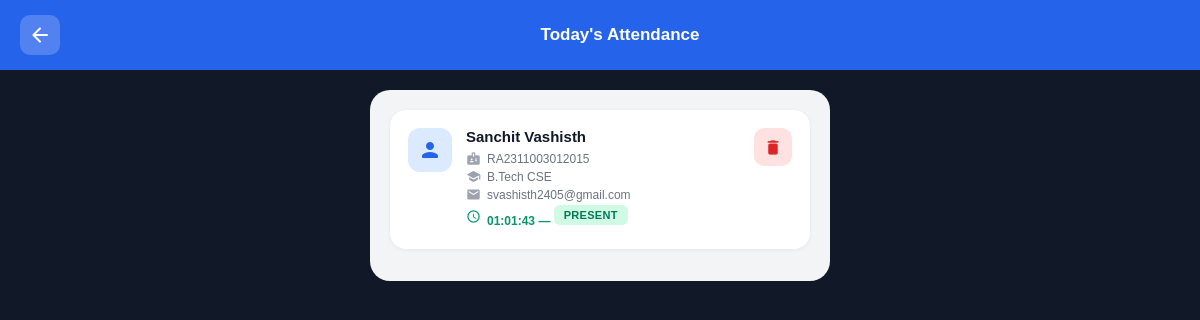
The app's page /faculty/present_today (signed in) with its own data.
### tables this page shows
CREATE TABLE attendance (
            id INTEGER PRIMARY KEY AUTOINCREMENT,
            student_id INTEGER NOT NULL,
            session_id INTEGER,
            date TEXT NOT NULL,
            time TEXT NOT NULL,
            status TEXT NOT NULL DEFAULT 'Present',
            FOREIGN KEY (student_id) REFERENCES students(id),
            FOREIGN KEY (session_id) REFERENCES sessions(id),
            UNIQUE(student_id, session_id, date)
        );

CREATE TABLE students (
            id INTEGER PRIMARY KEY AUTOINCREMENT,
            user_id INTEGER NOT NULL,
            roll_number TEXT UNIQUE NOT NULL,
            department TEXT NOT NULL,
            face_encoding BLOB,
            FOREIGN KEY (user_id) REFERENCES users(id)
        );

### app.py (the view)
@app.route('/faculty/present_today')
def faculty_present_today():
    if not login_required(role='faculty'):
        return redirect(url_for('home'))
    user_id = session['user_id']
    today = date.today().isoformat()
    conn = get_db()
    faculty = conn.execute("SELECT id FROM faculty WHERE user_id = ?", (user_id,)).fetchone()
    if not faculty:
        conn.close()
        return redirect(url_for('faculty_dashboard'))
    students = conn.execute('''
        SELECT s.id, u.name, u.email, s.roll_number, s.department,
               a.time, a.status, a.id as attendance_id
        FROM attendance a
        JOIN students s ON a.student_id = s.id
        JOIN users u ON s.user_id = u.id
        LEFT JOIN sessions sess ON a.session_id = sess.id
        WHERE a.date = ? AND (sess.faculty_id = ? OR a.session_id IS NULL)
        GROUP BY a.student_id
        ORDER BY a.time DESC
    ''', (today, faculty['id'])).fetchall()
    conn.close()
    return render_template('manage_students.html',
                           students=students,
                           mode='today',
                           title="Today's Attendance")

### app.py (called while the page is built)
def login_required(role=None):
    if 'user_id' not in session:
        return False
    if role and session.get('role') != role:
        return False
    return True

### database.py (called while the page is built)
def get_db():
    conn = sqlite3.connect(DB_PATH, timeout=30)
    conn.row_factory = sqlite3.Row
    conn.execute("PRAGMA journal_mode = WAL")
    conn.execute("PRAGMA foreign_keys = ON")
    return conn

### templates/manage_students.html (shortened to what this page needs)
{% extends 'base.html' %}
{% block head %}
<link rel="stylesheet" href="/static/css/manage_students.css">
{% endblock %}
{% block content %}
<div class="topbar">
    <a href="{% if session['role'] == 'admin' %}/admin_dashboard{% else %}/faculty_dashboard{% endif %}"
        class="back-btn"><span class="material-icons-round">arrow_back</span></a>
    <h3>{{ title }}</h3>
</div>
<div class="container">
    {% for s in students %}
    <div class="student-card">
        <div class="student-avatar">
            <span class="material-icons-round">person</span>
        </div>
        <div class="student-info">
            <h3>{{ s.name }}</h3>
            <div class="detail-row">
                <span class="material-icons-round small-icon">badge</span>
                <span>{{ s.roll_number }}</span>
            </div>
            <div class="detail-row">
                <span class="material-icons-round small-icon">school</span>
                <span>{{ s.department }}</span>
            </div>
            <div class="detail-row">
                <span class="material-icons-round small-icon">email</span>
                <span>{{ s.email }}</span>
            </div>
            {% if mode == 'today' %}
            <div class="detail-row attendance-time">
                <span class="material-icons-round small-icon">schedule</span>
                <span>{{ s.time }} — <span
                        class="status-badge {% if s.status == 'Present' %}status-present{% else %}status-absent{% endif %}">{{
                        s.status }}</span></span>
            </div>
            {% endif %}
        </div>
        {% if session['role'] == 'admin' or (session['role'] == 'faculty' and mode == 'today') %}
        <div class="student-actions">
            {% if mode == 'today' %}
            <form method="POST" action="/delete_attendance/{{ s.attendance_id }}?from=today"
                onsubmit="return confirm('Delete this attendance record?');">
                <button type="submit" class="action-btn delete-btn" title="Delete attendance">
                    <span class="material-icons-round">delete</span>
                </button>
            </form>
            {% endif %}
        </div>
        {% endif %}
    </div>
    {% endfor %}
</div>
{% endblock %}

### static/css/manage_students.css (style rules this page uses)
body { margin: 0; background: #111827; font-family: Arial; }
.topbar { background: #2563eb; color: white; padding: 15px 20px; display: flex; justify-content: space-between; align-items: center; }
.topbar h3 { margin: 0; font-size: 17px; }
.back-btn { background: rgba(255, 255, 255, 0.2); color: white; padding: 8px; border-radius: 10px; text-decoration: none; display: flex; align-items: center; transition: background 0.2s; }
.container { background: #f3f4f6; max-width: 420px; margin: 20px auto; padding: 20px; border-radius: 20px; }
.student-card { background: white; border-radius: 16px; padding: 18px; margin-bottom: 12px; display: flex; align-items: flex-start; gap: 14px; box-shadow: 0 1px 4px rgba(0, 0, 0, 0.06); transition: box-shadow 0.2s; }
.student-avatar { width: 44px; height: 44px; border-radius: 12px; background: #dbeafe; color: #2563eb; display: flex; align-items: center; justify-content: center; flex-shrink: 0; }
.student-avatar .material-icons-round { font-size: 24px; }
.student-info { flex: 1; min-width: 0; }
.student-info h3 { margin: 0 0 6px; font-size: 15px; color: #111827; }
.detail-row { display: flex; align-items: center; gap: 6px; margin-bottom: 3px; font-size: 12px; color: #6b7280; }
.detail-row span { white-space: nowrap; overflow: hidden; text-overflow: ellipsis; }
.small-icon { font-size: 15px !important; color: #9ca3af; flex-shrink: 0; }
.attendance-time { color: #059669; font-weight: 600; }
.attendance-time .small-icon { color: #059669; }
.status-badge { display: inline-block; padding: 4px 10px; border-radius: 6px; font-size: 11px; font-weight: 700; text-transform: uppercase; letter-spacing: 0.3px; }
.status-present { background: #d1fae5; color: #047857; }
.student-actions { display: flex; flex-direction: column; gap: 8px; flex-shrink: 0; }
.action-btn { width: 38px; height: 38px; border-radius: 10px; border: none; display: flex; align-items: center; justify-content: center; cursor: pointer; transition: transform 0.15s, box-shadow 0.2s; text-decoration: none; }
.action-btn .material-icons-round { font-size: 19px; }
.delete-btn { background: #fee2e2; color: #dc2626; }

### records on screen
attendance: name "Sanchit Vashisth", roll_number "RA2311003012015", department "B.Tech CSE", email "svashisth2405@gmail.com", time "01:01:43", status "PRESENT"

### other values on screen
{{ title }} "Today's Attendance"
